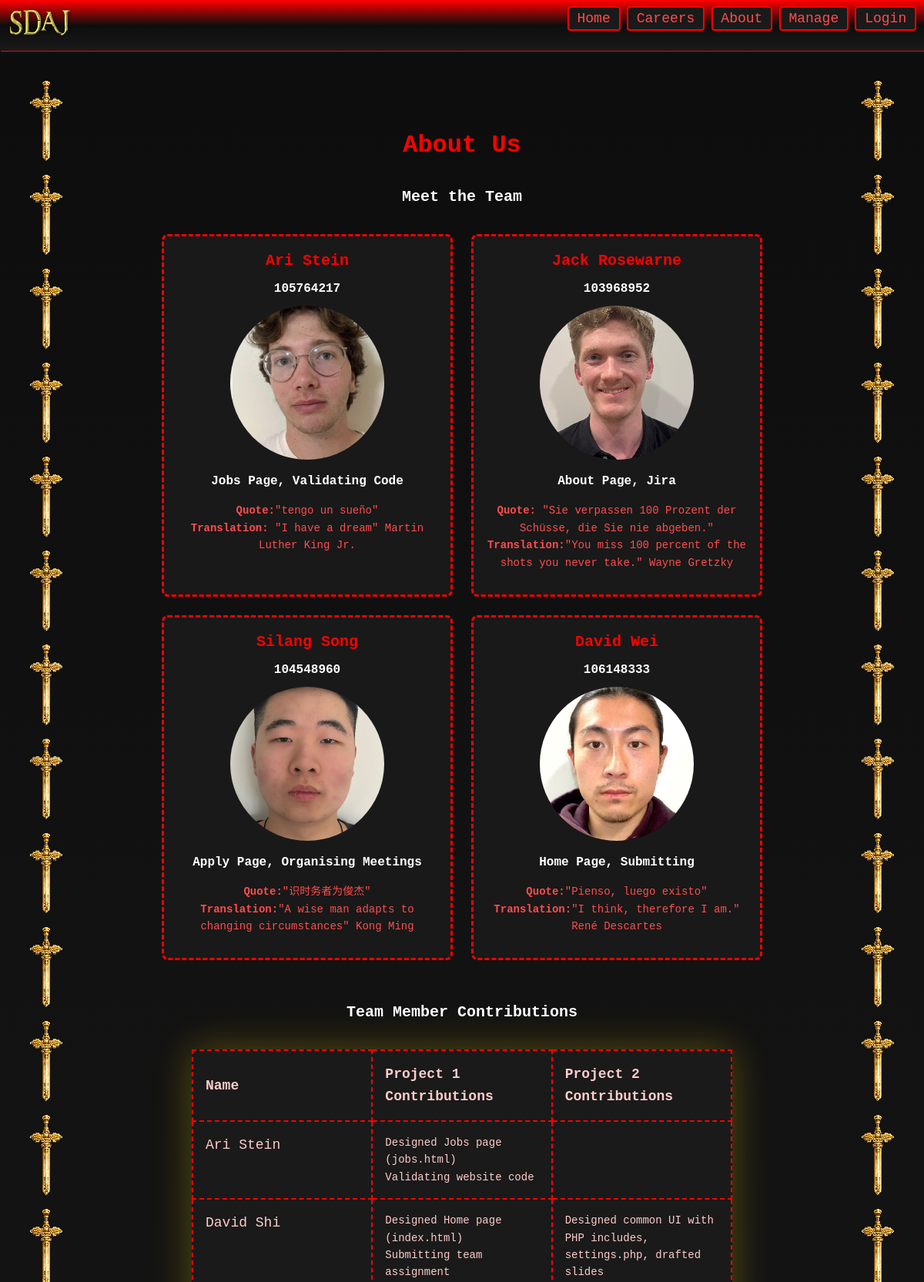
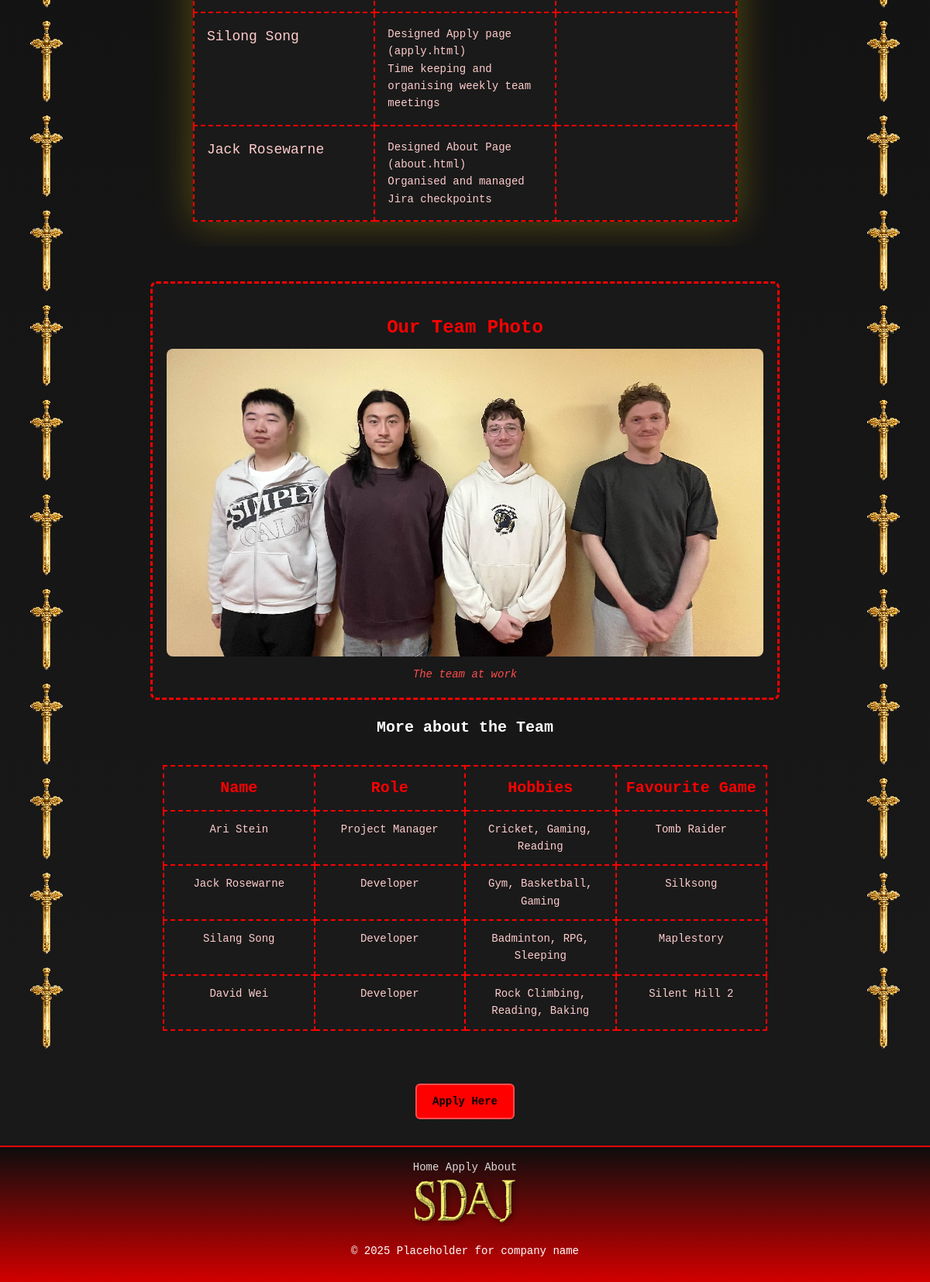
Page /about.php on the committed database (2 pictures, top to bottom).
### tables this page shows
CREATE TABLE IF NOT EXISTS `about` (
  `user_id` int(11) NOT NULL,
  `member_name` varchar(100) NOT NULL,
  `project_1_contributions` text NOT NULL,
  `project_2_contributions` text NOT NULL
);

### about.php (the view, shortened to what this page needs)
<?php
include_once 'conn.php';
?>
<!DOCTYPE html>
<html lang="en">
<head>
  <?php include 'inc_files/header.inc'; ?>
</head>
<body>
  <header>
    <?php include 'inc_files/navbar.inc'; ?>
  </header>
  <div class="swords" aria-hidden="true">
    <main class="page">
      <section id="headings">
        <h2>About Us</h2>
        <h3>Meet the Team</h3>
      </section>
      <section id="profiles">
        <ul class="profile_grid">
          <li id="Ari" class="profile">
            <h3 class="sub_head">Ari Stein</h3> <h4 class = "sub_head3">105764217</h4>
            <img src="images/Ari_profile.png" alt="Ari Stein">
            <h4 class = "sub_head3">Jobs Page, Validating Code</h4>
            <p><strong>Quote:</strong>"tengo un sueño" <br> <strong>Translation:</strong> "I have a dream" Martin Luther King Jr.</p>
          </li>
          <li id="Jack" class="profile">
            <h3 class="sub_head">Jack Rosewarne</h3> <h4 class = "sub_head3">103968952</h4>
            <img src="images/Jack_profile.jpeg" alt="Jack Rosewarne">
            <h4 class = "sub_head3"> About Page, Jira</h4>
            <p><strong>Quote:</strong> "Sie verpassen 100 Prozent der Schüsse, die Sie nie abgeben."  <br> <strong>Translation:</strong>"You miss 100 percent of the shots you never take." Wayne Gretzky </p>
          </li>
          <li id="Silang" class="profile">
            <h3 class="sub_head">Silang Song</h3> <h4 class = "sub_head3">104548960</h4>
            <img src="images/Silang_profile.JPG" alt="Silang Song">
            <h4 class = "sub_head3">Apply Page, Organising Meetings</h4>
            <p><strong>Quote:</strong>"识时务者为俊杰" <br> <strong>Translation:</strong>"A wise man adapts to changing circumstances" Kong Ming </p>
          </li>
          <li id="David" class="profile">
            <h3 class="sub_head">David Wei</h3> <h4 class = "sub_head3">106148333</h4>
            <img src="images/David_profile.jpg" alt="David Wei">
             <h4 class = "sub_head3">Home Page, Submitting</h4>
            <p><strong>Quote:</strong>"Pienso, luego existo"<br><strong>Translation:</strong>"I think, therefore I am." René Descartes </p>
          </li>
        </ul>
      </section>
      <section class="table_wrap">
  <h3>Team Member Contributions</h3>
  <?php
  $stmt = $conn->prepare('SELECT * FROM `about`');
  $stmt->execute();
  $result = $stmt->get_result();
      if (mysqli_num_rows($result) > 0) {
          echo "<table class='contributions' aria-label = 'Member contributions for project 1 and project 2'>";
          echo "<thead>";
          echo "<tr><th>Name</th><th>Project 1 Contributions</th><th>Project 2 Contributions</th></tr>";
          echo "</thead><tbody>";
          while ($row = mysqli_fetch_assoc($result)) {
              echo "<tr>";
              echo "<td class='member_names'>" . htmlspecialchars($row['member_name']) . "</td>";
              echo "<td class='project_1'>" . nl2br(htmlspecialchars($row['project_1_contributions'])) . "</td>";
              echo "<td class='project_2'>" . nl2br(htmlspecialchars($row['project_2_contributions'])) . "</td>";
              echo "</tr>";
          }
          echo "</tbody></table>";
        } else {
            echo "<p>Database query could not be prepared.</p>";
        }
        ?>
      </section>
      <br>
      <br>
      <section class="figure_card">
        <h2 class="sub_head2">Our Team Photo</h2>
        <figure>
          <img src="images/Group_photo_cropped.jpg" alt="The team at work">
          <figcaption>The team at work</figcaption>
        </figure>
      </section>
      <section class="table_wrap">
        <h3>More about the Team</h3>
        <table class="team_table">
          <thead>
            <tr>
              <th class="sub_head">Name</th>
              <th class="sub_head">Role</th>
              <th class="sub_head">Hobbies</th>
              <th class="sub_head">Favourite Game</th>
            </tr>
          </thead>
          <tbody>
            <tr>
              <td>Ari Stein</td>
              <td>Project Manager</td>
              <td>Cricket, Gaming, Reading</td>
              <td>Tomb Raider</td>
            </tr>
            <tr>
              <td>Jack Rosewarne</td>
              <td>Developer</td>
              <td>Gym, Basketball, Gaming</td>
              <td>Silksong</td>
            </tr>
            <tr>
              <td>Silang Song</td>
              <td>Developer</td>
              <td>Badminton, RPG, Sleeping</td>
              <td>Maplestory</td>
            </tr>
            <tr>
              <td>David Wei</td>
              <td>Developer</td>
              <td>Rock Climbing, Reading, Baking</td>
              <td>Silent Hill 2</td>
            </tr>
          </tbody>
        </table>
      </section>
    </main>
  </div>
    <div class="application">
    <p><a href="apply.php">Apply Here</a></p>
    </div>
    <?php include 'inc_files/footer.inc'; ?>
</body>
</html>

### styles/layout.css (style rules this page uses)
body { background: linear-gradient(to bottom, #0d0d0d, #1a1a1a); color: #ff4d4d; font-family: 'Courier New', Courier, monospace; font-size: 14px; line-height: 1.6; margin: 0; padding: 0; }
table { width: 100%; border-collapse: collapse; background-color: #111; table-layout: fixed; }
th, td { padding: 1rem; border: 2px dashed #ff0000; color: #ffcccc; background-color: #1a1a1a; text-align: center; }
.application { text-align: center; }
.application a { display: inline-block; background-color: #ff0000; color: #000; padding: 0.625rem 1.25rem; margin: 1.25rem auto; border: 2px solid #ff4d4d; border-radius: 0.375rem; font-weight: bold; text-decoration: none; }
::placeholder { color: #ffcccc; }
#headings { text-align: center; padding-top: 20px; }
h2 { text-align: center; color: #ff0000; padding-top: 20px; font-size: 2rem; }
h3 { text-align: center; color: #fff; font-size: 1.25rem; }
.sub_head { font-size: 1.25rem; color: #ff0000; margin: 0 0 0.5rem 0; text-align: center; }
.sub_head2 { font-size: 1.5rem; color: #ff0000; margin: 0 0 0.5rem 0; text-align: center; }
.sub_head3 { font-size: 1rem; color: #ffffff; margin: 0 0 0.5rem 0; text-align: center; }
#profiles .profile_grid { display: grid; grid-template-columns: repeat(2, minmax(15rem, 1fr)); gap: 1.5rem; list-style: none; padding: 0; margin: 2rem auto; max-width: 68.75rem; padding-inline: 1rem; }
.profile { background: #191919; border: 0.0625rem solid #222; border-radius: 0.5rem; padding: 1rem; text-align: center; border: 0.1875rem dashed #ff0000; }
.profile img { display: block; width: 12.5rem; height: 12.5rem; margin: 0.5rem auto 1rem; border-radius: 50%; object-fit: cover; }
.figure_card { background: #191919; border: 0.1875rem dashed #ff0000; border-radius: 0.5rem; padding: 1.125rem; text-align: center; max-width: 68.75rem; margin: 2rem auto; }
.figure_card figure { margin: 0; }
.figure_card img { display: block; width: min(56.25rem, 100%); height: auto; margin: 0 auto; border-radius: 0.5rem; }
.figure_card figcaption { margin-top: 0.75rem; font-style: italic; }
.team_table { width: 100%; border-collapse: collapse; background: #191919; color: #fff; margin: 2rem auto; table-layout: fixed; }
.team_table, .team_table th, .team_table td { border: 0.125rem dashed #ff0000; }
.team_table th, .team_table td { padding: 0.75rem; text-align: center; vertical-align: top; white-space: normal; }
.figure_card, .table_wrap, .page { max-width: 68.75rem; margin: 0 auto; box-sizing: border-box; }
.table_wrap { overflow-x: auto; padding-inline: 1rem; }
.swords { margin-top: 6rem; margin-bottom: 1rem; background-image: url("../images/sword.png"), url("../images/sword.png"); background-position: left 0 top, right 0 top; background-size: 12vw auto, 12vw auto; background-repeat: no-repeat round, no-repeat round; image-rendering: pixelated; }
.contributions { width: 90%; margin: 2rem auto; background-color: #111; color: #ff0000; box-shadow: 0 0 50px rgba(255, 215, 0, 0.3); border-radius: 4px; font-family: 'Courier New', Courier, monospace }
.contributions th { font-size: 1.5vw; text-align: left; }
.member_names, .project_1, .project_2 { text-align: left; vertical-align: top; }
.member_names { font-size: 1.5vw; }
@media (max-width: 1450px) { .swords { background-size: 10vw auto, 10vw auto; } }
@media (max-width: 1450px) { .page { padding-left: 12vw; padding-right: 12vw; } }

### about.php (style rules this page uses)
body { background-color: hotpink !important; }

### rows in the picture
about: member_name "Ari Stein", project_1_contributions "Designed Jobs page (jobs.html) Validating website code"
about: member_name "David Shi", project_1_contributions "Designed Home page (index.html) Submitting team assignment", project_2_contributions "Designed common UI with PHP includes, settings.php, drafted slides"
about: member_name "Silong Song", project_1_contributions "Designed Apply page (apply.html) Time keeping and organising weekly team meetings"
about: member_name "Jack Rosewarne", project_1_contributions "Designed About Page (about.html) Organised and managed Jira checkpoints"
